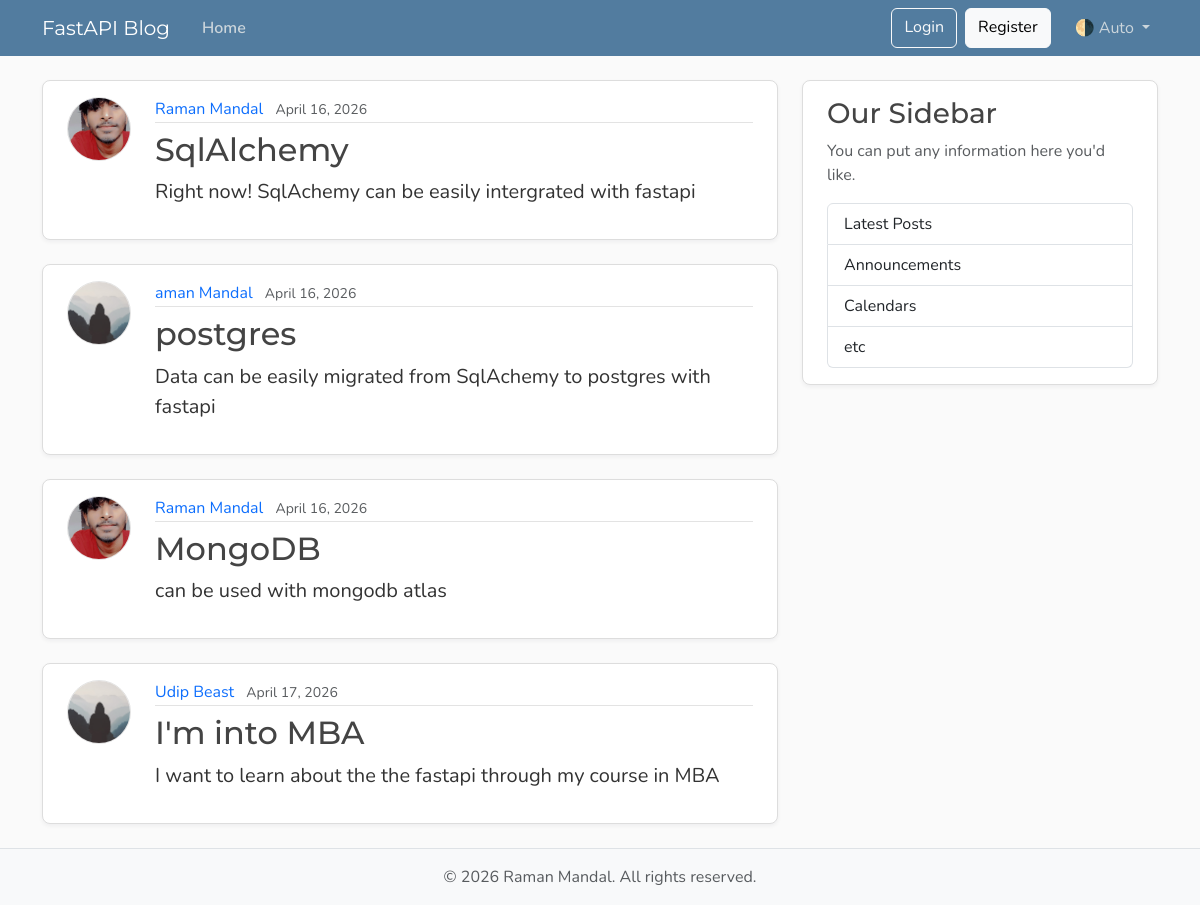
The page /posts on the database its author committed.
### models.py (models this page shows, shortened)
class Post(Base):
    __tablename__ = "posts"
    id: Mapped[int] = mapped_column(Integer, primary_key=True, index=True)
    title: Mapped[str] = mapped_column(String(100), nullable=False)
    content: Mapped[str] = mapped_column(Text, nullable=False)
    user_id: Mapped[int] = mapped_column(
        ForeignKey("users.id"),
        nullable=False,
        index=True,
    )
    date_posted: Mapped[datetime] = mapped_column(
        DateTime(timezone=True),
        default=lambda: datetime.now(UTC),
    )
    author: Mapped[User] = relationship(back_populates="posts")

class User(Base):
    __tablename__ = "users"
    id: Mapped[int] = mapped_column(Integer, primary_key=True, index=True)
    username: Mapped[str] = mapped_column(String(50), unique=True, nullable=False)
    email: Mapped[str] = mapped_column(String(120), unique=True, nullable=False)
    image_file: Mapped[str | None] = mapped_column(
        String(200),
        nullable=True,
        default=None,
    )
    posts: Mapped[list[Post]] = relationship(
        back_populates="author",
        cascade="all, delete-orphan",
    )

### main.py (the view)
@app.get("/", include_in_schema=False, name="home")
@app.get("/posts", include_in_schema=False, name="posts")
def home(request: Request, db: Annotated[Session, Depends(get_db)]):
    result = db.execute(select(models.Post))
    posts = result.scalars().all()
    return templates.TemplateResponse(
        request,
        "home.html",
        {"posts": posts, "title": "Home"},
    )

### templates/home.html
{% extends "layout.html" %}
{% block content %}
  {% for post in posts %}
    <article class="content-section py-3 px-4 mb-4">
      <div class="d-flex align-items-start gap-4">
        <img class="rounded-circle article-img flex-shrink-0"
             src="{{ post.author.image_path }}"
             alt="{{ post.author.username }}'s profile picture"
             width="64"
             height="64"
             loading="lazy">
        <div class="flex-grow-1">
          <div class="article-metadata mb-2">
            <a class="me-2"
               href="{{ url_for("user_posts", user_id=post.author.id) }}">{{ post.author.username }}</a>
            <small class="text-body-secondary">{{ post.date_posted.strftime("%B %d, %Y") }}</small>
          </div>
          <h2>
            <a class="article-title"
               href="{{ url_for("post_page", post_id=post.id) }}">{{ post.title }}</a>
          </h2>
          <p class="article-content">{{ post.content }}</p>
        </div>
      </div>
    </article>
  {% endfor %}
{% endblock content %}

### templates/layout.html (shortened to what this page needs)
<!DOCTYPE html>
<html lang="en">
  <head>
    <link href="https://cdn.jsdelivr.net/npm/bootstrap@5.3.8/dist/css/bootstrap.min.css"
          rel="stylesheet"
>
    <link rel="stylesheet"
          type="text/css"
          href="{{ url_for("static", path='css/main.css') }}">
  </head>
  <body class="d-flex flex-column min-vh-100">
    <header class="site-header">
      <nav class="navbar navbar-expand-md bg-steel fixed-top"
           data-bs-theme="dark">
        <div class="container">
          <a class="navbar-brand me-4" href="{{ url_for("home") }}">FastAPI Blog</a>
          <div class="collapse navbar-collapse" id="navbarToggle">
            <div class="navbar-nav me-auto">
              <a class="nav-link active"
                 aria-current="page"
                 href="{{ url_for("home") }}">Home</a>
            </div>
            <div class="navbar-nav">
              <a class="btn btn-outline-light mb-2 mb-md-0 me-md-2" href="#">Login</a>
              <a class="btn btn-light mb-2 mb-md-0 me-md-3" href="#">Register</a>
              <div class="nav-item dropdown">
                <a class="nav-link dropdown-toggle"
                   href="#"
                   role="button"
                   id="bd-theme"
                   data-bs-toggle="dropdown"
                   aria-expanded="false">
                  <span id="bd-theme-text">🌗 Auto</span>
                </a>
              </div>
            </div>
          </div>
        </div>
      </nav>
    </header>
    <main role="main" class="container">
      <div class="row">
        <div class="col-md-8">
          {% block content %}
          {% endblock content %}
        </div>
        <aside class="col-md-4">
          <div class="content-section py-3 px-4 mb-4">
            <h3>Our Sidebar</h3>
            <p class="text-body-secondary">You can put any information here you'd like.</p>
            <ul class="list-group">
              <li class="list-group-item">Latest Posts</li>
              <li class="list-group-item">Announcements</li>
              <li class="list-group-item">Calendars</li>
              <li class="list-group-item">etc</li>
            </ul>
          </div>
        </aside>
      </div>
    </main>
    <footer class="mt-auto py-3 bg-body-tertiary border-top">
      <div class="container text-center">
        <p class="text-body-secondary mb-0">
          © <span id="year"></span> Raman Mandal. All rights reserved.
        </p>
      </div>
    </footer>
  </body>
</html>

### static/css/main.css (style rules this page uses)
:root { --font-heading: "Montserrat", system-ui, -apple-system, BlinkMacSystemFont, sans-serif; --font-body: "Nunito", system-ui, -apple-system, BlinkMacSystemFont, sans-serif; --color-bg-body: #fafafa; --color-bg-content: #ffffff; --color-text-primary: #333333; --color-text-heading: #444444; --color-steel: #527c9f; --color-nav-link: #cbd5db; --color-nav-link-hover: #ffffff; --color-link-hover: #428bca; --color-border: #dddddd; --color-border-light: #e3e3e3; --spacing-xl: 5rem; --article-img-size: 4rem; --account-img-size: 7.813rem; }
body { font-family: var(--font-body); background: var(--color-bg-body); color: var(--color-text-primary); }
main { padding-top: var(--spacing-xl); }
h1, h2, h3, h4, h5, h6 { font-family: var(--font-heading); color: var(--color-text-heading); }
.navbar-brand { font-family: var(--font-heading); }
a { text-decoration: none; }
.bg-steel { background-color: var(--color-steel); }
.site-header .navbar-nav .nav-link { color: var(--color-nav-link); transition: color 0.2s ease-in-out; }
.site-header .navbar-nav .nav-link.active { font-weight: 600; }
.content-section { background: var(--color-bg-content); border: 1px solid var(--color-border); border-radius: 0.5rem; box-shadow: 0 2px 4px rgba(15, 23, 42, 0.05); transition: box-shadow 0.15s ease, transform 0.15s ease, border-color 0.15s ease; }
.article-title { color: var(--color-text-heading); transition: color 0.2s ease-in-out; }
.article-content { white-space: pre-line; font-size: 1.25rem; }
.article-img { height: var(--article-img-size); width: var(--article-img-size); flex-shrink: 0; object-fit: cover; border: 1px solid var(--color-border-light); box-shadow: 0 0 0 2px var(--color-bg-content); }
.article-metadata { padding-bottom: 0.063rem; border-bottom: 1px solid var(--color-border-light); }
.article-metadata a { transition: color 0.2s ease-in-out; }
[data-bs-theme="dark"] { --color-bg-body: #1a1a1a; --color-bg-content: #2d2d2d; --color-text-primary: #e0e0e0; --color-text-heading: #f0f0f0; --color-border: #404040; --color-border-light: #4a4a4a; }

### rows shown on the page
Post: author.image_path (picture), author.username "Raman Mandal", date_posted "April 16, 2026", title "SqlAlchemy", content "Right now! SqlAchemy can be easily intergrated with fastapi"
Post: author.username "aman Mandal", date_posted "April 16, 2026", title "postgres", content "Data can be easily migrated from SqlAchemy to postgres with fastapi"
Post: author.image_path (picture), author.username "Raman Mandal", date_posted "April 16, 2026", title "MongoDB", content "can be used with mongodb atlas"
Post: author.username "Udip Beast", date_posted "April 17, 2026", title "I'm into MBA", content "I want to learn about the the fastapi through my course in MBA"
